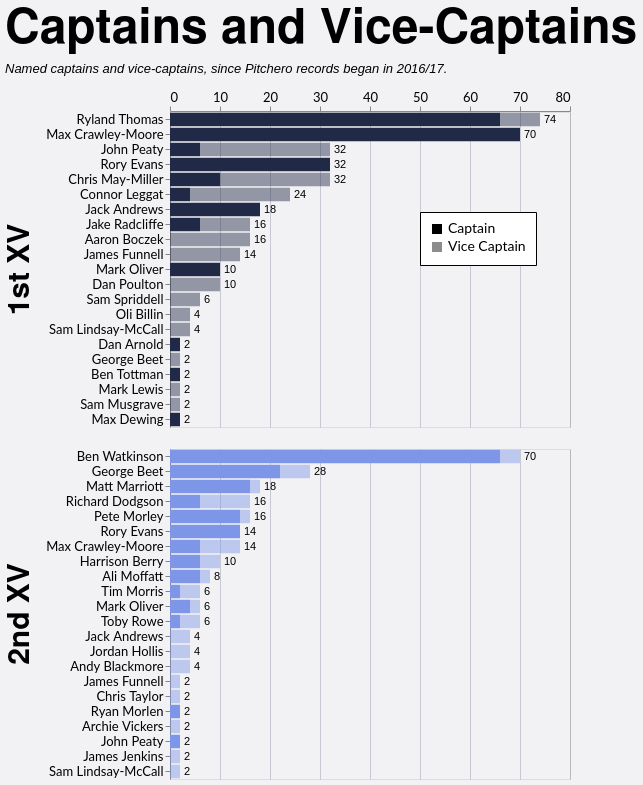

Vega-Lite specification for this chart:
### Vega-Lite specification from a JSON file in a GitHub repository (floating-point values rounded to 4 significant figures; data arrays with more than 128 entries replaced by an {"elided": "..."} marker saying what was removed)
{"config": {"axis": {"labelFont": "Lato, sans-serif", "titleFont": "PT Sans Narrow, Helvetica Neue, Helvetica, Arial, sans-serif", "labelFontSize": 13, "titleFontSize": 24, "gridColor": "#202947", "gridOpacity": 0.2}, "header": {"labelFont": "PT Sans Narrow, Helvetica Neue, Helvetica, Arial, sans-serif", "titleFont": "PT Sans Narrow, Helvetica Neue, Helvetica, Arial, sans-serif", "labelFontSize": 24, "titleFontSize": 28, "labelFontWeight": "bold", "orient": "left"}, "legend": {"labelFont": "Lato, sans-serif", "titleFont": "PT Sans Narrow, Helvetica Neue, Helvetica, Arial, sans-serif", "labelFontSize": 14, "titleFontSize": 16, "titlePadding": 5, "fillColor": "white", "strokeColor": "black", "padding": 10, "titleFontWeight": "lighter", "titleFontStyle": "italic", "titleColor": "gray", "offset": 10}, "title": {"font": "PT Sans Narrow, Helvetica Neue, Helvetica, Arial, sans-serif", "fontSize": 48, "fontWeight": "bold", "anchor": "start", "align": "center", "titlePadding": 20, "subtitlePadding": 10, "subtitleFontSize": 13, "subtitleColor": "", "subtitleFontStyle": "italic", "offset": 15, "color": "black"}, "axisX": {"labelAngle": 0}, "facet": {"title": null, "header": null, "align": {"row": "each", "column": "each"}}, "resolve": {"scale": {"y": "independent", "facet": "independent"}}, "background": "#f2f1f4"}, "data": {"name": "data-d453df1708c45def4cb023ca023616dc"}, "facet": {"row": {"field": "squad", "header": {"labelExpr": "datum.value + ' XV'", "labelFontSize": 30, "title": null}, "sort": ["1st", "2nd"], "title": null, "type": "nominal"}}, "spec": {"layer": [{"mark": {"type": "bar"}, "encoding": {"color": {"field": "squad", "legend": null, "scale": {"domain": ["1st", "2nd"], "range": ["#202946", "#7d96e8"]}, "sort": ["1st", "2nd"], "type": "nominal"}, "opacity": {"field": "role", "legend": {"legendX": 250, "legendY": 100, "orient": "none", "title": null}, "scale": {"domain": ["Captain", "Vice Captain"], "range": [1.0, 0.45]}, "sort": ["Captain", "Vice Captain"], "type": "nominal"}, "order": {"field": "stack_order", "sort": "ascending", "type": "quantitative"}, "tooltip": [{"field": "player", "title": "Player", "type": "nominal"}, {"field": "squad", "title": "Squad", "type": "nominal"}, {"field": "role", "title": "Role", "type": "nominal"}, {"field": "games_agg", "title": "Games", "type": "quantitative"}], "x": {"axis": {"orient": "top", "title": null}, "field": "x0", "type": "quantitative"}, "x2": {"field": "x2"}, "y": {"field": "player", "sort": {"field": "sort_total", "order": "descending"}, "title": null, "type": "nominal"}}, "transform": [{"aggregate": [{"op": "sum", "field": "games", "as": "games_agg"}, {"op": "max", "field": "sort_total", "as": "sort_total"}], "groupby": ["player", "squad", "role", "stack_order"]}, {"window": [{"op": "sum", "field": "games_agg", "as": "x2"}], "frame": [null, 0], "groupby": ["player", "squad"], "sort": [{"field": "stack_order", "order": "ascending"}]}, {"calculate": "datum.x2 - datum.games_agg", "as": "x0"}]}, {"mark": {"type": "text", "align": "left", "baseline": "middle", "color": "black", "dx": 4, "fontSize": 11}, "encoding": {"text": {"field": "total_games", "format": ".0f", "type": "quantitative"}, "x": {"axis": {"orient": "top", "title": null}, "field": "total_games", "type": "quantitative"}, "y": {"field": "player", "sort": {"field": "sort_total", "order": "descending"}, "title": null, "type": "nominal"}}, "transform": [{"aggregate": [{"op": "sum", "field": "games", "as": "total_games"}, {"op": "max", "field": "sort_total", "as": "sort_total"}], "groupby": ["player", "squad"]}]}], "height": {"step": 15}, "width": 400}, "resolve": {"scale": {"y": "independent"}}, "title": {"text": "Captains and Vice-Captains", "subtitle": "Named captains and vice-captains, since Pitchero records began in 2016/17."}, "$schema": "https://vega.github.io/schema/vega-lite/v5.20.1.json", "datasets": {"data-d453df1708c45def4cb023ca023616dc": {"elided": "199 records"}}}
